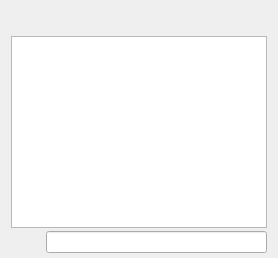
					<widget class="QWidget" name="tab_console">
						<attribute name="title">
							<string>&amp;Console</string>
						</attribute>
						<layout class="QVBoxLayout" name="verticalLayout_3">
							<property name="spacing">
								<number>3</number>
							</property>
							<property name="bottomMargin">
								<number>5</number>
							</property>
							<item>
								<layout class="QHBoxLayout" name="horizontalLayout">
									<property name="spacing">
										<number>4</number>
									</property>
									<item>
										<widget class="QPushButton" name="fontSmallerButton">
											<property name="maximumSize">
												<size>
													<width>48</width>
													<height>32</height>
												</size>
											</property>
											<property name="text">
												<string/>
											</property>
											<property name="toolTip">
												<string>Decrease font size</string>
											</property>
											<property name="icon">
												<iconset resource="../genix.qrc">
													<normaloff>:/icons/fontsmaller</normaloff>:/icons/fontsmaller
												</iconset>
											</property>
											<property name="iconSize">
												<size>
													<width>48</width>
													<height>32</height>
												</size>
											</property>
											<property name="autoDefault">
												<bool>false</bool>
											</property>
											<property name="flat">
												<bool>true</bool>
											</property>
										</widget>
									</item>
									<item>
										<widget class="QPushButton" name="fontBiggerButton">
											<property name="maximumSize">
												<size>
													<width>48</width>
													<height>32</height>
												</size>
											</property>
											<property name="toolTip">
												<string>Increase font size</string>
											</property>
											<property name="text">
												<string/>
											</property>
											<property name="icon">
												<iconset resource="../genix.qrc">
													<normaloff>:/icons/fontbigger</normaloff>:/icons/fontbigger
												</iconset>
											</property>
											<property name="iconSize">
												<size>
													<width>48</width>
													<height>32</height>
												</size>
											</property>
											<property name="autoDefault">
												<bool>false</bool>
											</property>
											<property name="flat">
												<bool>true</bool>
											</property>
										</widget>
									</item>
									<item>
										<spacer name="horizontalSpacer">
											<property name="orientation">
												<enum>Qt::Horizontal</enum>
											</property>
											<property name="sizeHint" stdset="0">
												<size>
													<width>40</width>
													<height>20</height>
												</size>
											</property>
										</spacer>
									</item>
									<item>
										<widget class="QPushButton" name="clearButton">
											<property name="maximumSize">
												<size>
													<width>32</width>
													<height>32</height>
												</size>
											</property>
											<property name="toolTip">
												<string>Clear console</string>
											</property>
											<property name="layoutDirection">
												<enum>Qt::LeftToRight</enum>
											</property>
											<property name="text">
												<string/>
											</property>
											<property name="icon">
												<iconset resource="../genix.qrc">
													<normaloff>:/icons/remove</normaloff>:/icons/remove
												</iconset>
											</property>
											<property name="shortcut">
												<string notr="true">Ctrl+L</string>
											</property>
											<property name="autoDefault">
												<bool>false</bool>
											</property>
											<property name="flat">
												<bool>true</bool>
											</property>
                                            <property name="iconSize">
												<size>
													<width>32</width>
													<height>32</height>
												</size>
											</property>
										</widget>
									</item>
								</layout>
							</item>
							<item>
								<widget class="QTextEdit" name="messagesWidget">
									<property name="minimumSize">
										<size>
											<width>0</width>
											<height>100</height>
										</size>
									</property>
									<property name="readOnly">
										<bool>true</bool>
									</property>
									<property name="tabKeyNavigation" stdset="0">
										<bool>false</bool>
									</property>
									<property name="columnCount" stdset="0">
										<number>2</number>
									</property>
								</widget>
							</item>
							<item>
								<layout class="QHBoxLayout" name="horizontalLayoutPrompt">
									<property name="spacing">
										<number>3</number>
									</property>
									<item>
										<widget class="QPushButton" name="promptIcon">
											<property name="maximumSize">
												<size>
													<width>32</width>
													<height>32</height>
												</size>
											</property>
											<property name="text">
												<string/>
											</property>
											<property name="autoDefault">
												<bool>false</bool>
											</property>
											<property name="flat">
												<bool>true</bool>
											</property>
										</widget>
									</item>
									<item>
										<widget class="QLineEdit" name="lineEdit">
											<property name="placeholderText">
												<string/>
											</property>
										</widget>
									</item>
								</layout>
							</item>
						</layout>
					</widget>
